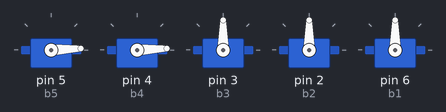
A sketch run on a simulated Arduino Uno, built with avr-gcc and run on an emulated ATmega328P. Parts: 5 × servo.

Above: at 0.05 s.
At 0.35 s:
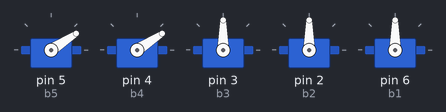
At 0.7 s:
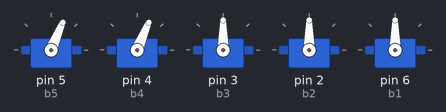
At 1.35 s:
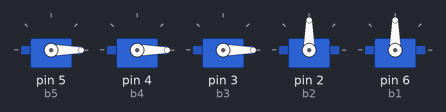
At 2.0 s:
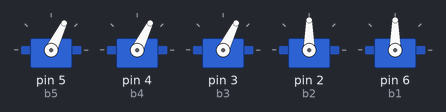
At 2.65 s:
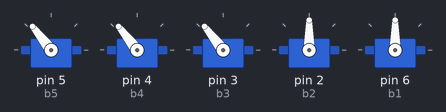
Timing chart, 0 to 6.1 s (numbered marks = the images above):
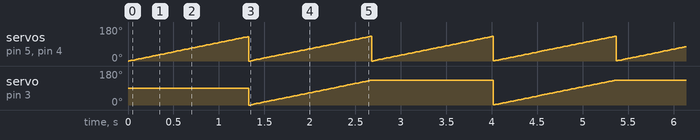

Measured:
- by itself, servo on pin 5 (b5), servo on pin 4 (b4): ramps from 0° to 131° and jumps back, once every 1.3 s

The sketch:

grip_control_servo.ino
```cpp
#include <Servo.h>
Servo b4;
Servo b5;
Servo b3;
Servo b2;
Servo b1;

void setup() {
  b5.attach(5);
  b4.attach(4);
  b3.attach(3);
  b2.attach(2);
  b1.attach(6);
}
int i=0;
void loop() {

    for (  i=0; i<=130; i+=1)
    {
    b5.write(i);
    b4.write(i);
    delay (10);
    }

    for (  i=130; i<=0; i-=1)
    {
    b5.write(i);
    b4.write(i);
    delay (10);
    }

    for (  i=0; i<=131; i+=1)
    {
    b5.write(i);
    b4.write(i);
    b3.write(i);
    delay (10);
    }

    for (  i=131; i<=0; i-=1)
    {
    b5.write(i);
    b4.write(i);
    b3.write(i);
    delay (10);
    }

    }
```
